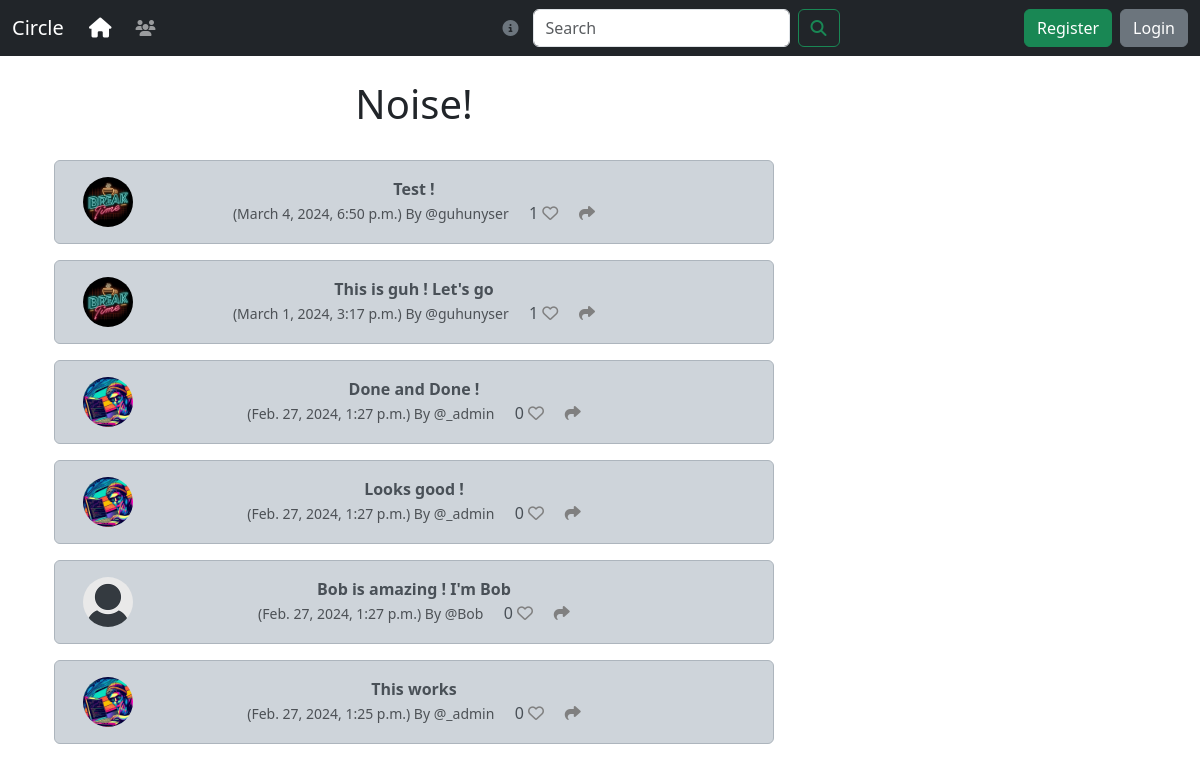
/, run on an earlier commit of the app's database.
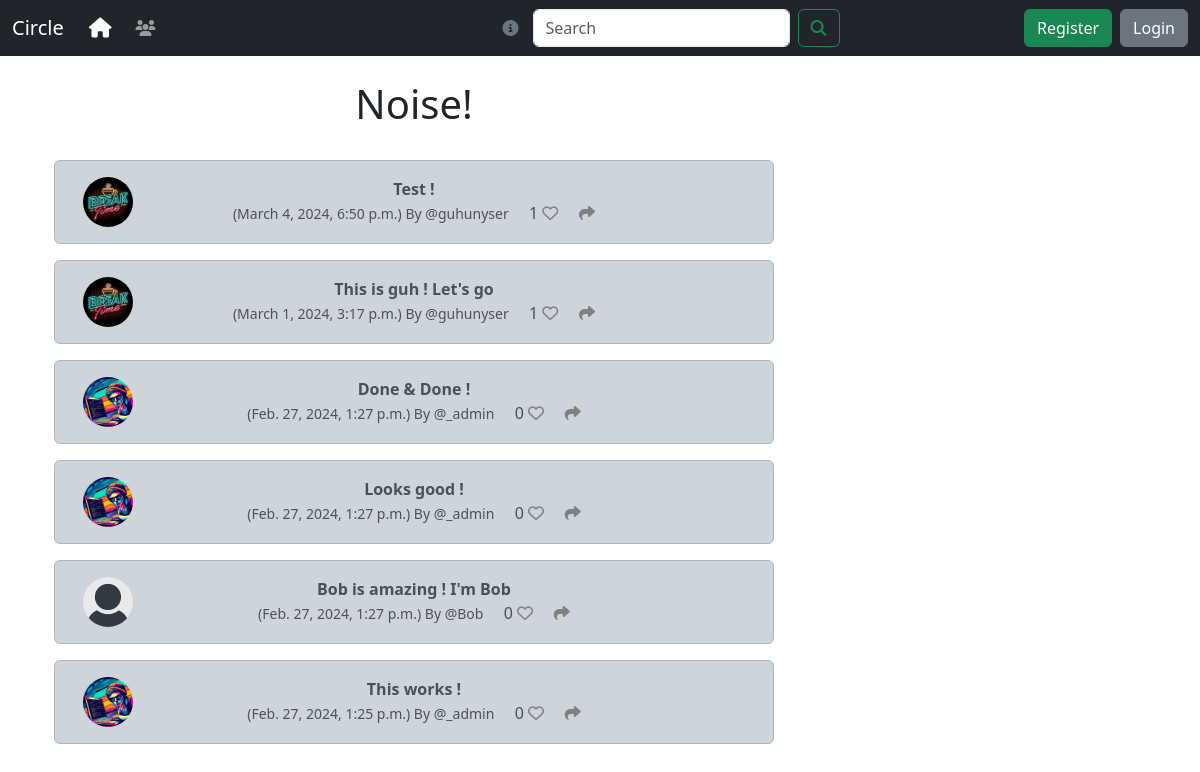
And on a later commit of the database.
### circle/models.py (models this page shows, shortened)
class Noise(models.Model):
    user = models.ForeignKey(
        User, related_name = "noises",
        on_delete = models.DO_NOTHING
    )
    body = models.CharField(max_length=200)
    created_at = models.DateTimeField(auto_now_add=True)
    likes = models.ManyToManyField(User, related_name="noise_like", blank=True)
    def number_of_likes(self):
        return self.likes.count()

class Profile(models.Model):
    user = models.OneToOneField( User, on_delete=models.CASCADE)
    follows = models.ManyToManyField("self",
        related_name="followed_by",
        symmetrical=False,
        blank=True)
    date_modified = models.DateTimeField(User, auto_now=True)
    profile_image = models.ImageField(null=True,blank=True, upload_to="images/")
    profile_bio = models.CharField(null=True, blank=True, max_length=500)
    hompage_link = models.CharField(null=True, blank=True, max_length=250)
    facebook_link = models.CharField(null=True, blank=True, max_length=250)
    instagram_link = models.CharField(null=True, blank=True, max_length=250)
    linkedin_link = models.CharField(null=True, blank=True, max_length=250)
    github_link =models.CharField(null=True, blank=True, max_length=250)

### circle/views.py (the view)
# urls.py: path('', views.home, name='home'),
def home(request):
    if request.user.is_authenticated:
        form = NoiseForm(request.POST or None)
        if request.method == "POST":
            if form.is_valid():
                noise = form.save(commit=False)
                noise.user = request.user
                noise.save()
                messages.success(request, ("You made some Noise!"))
                return redirect('home')
        noises = Noise.objects.all().order_by("-created_at")
        return render(request, 'home.html', {"noises":noises, "form":form})
    else:
        noises = Noise.objects.all().order_by("-created_at")
        return render(request, 'home.html', {"noises":noises})

### circle/templates/home.html (shortened to what this page needs)
{% extends 'base.html' %}
{% load static %}
{% block content %}
<div class="container text-center">
  <div class="row">
      <div class="col-8">
<h1>Noise!</h1>
<br/>
{% for noise in noises %}
<div class="alert alert-dark" role="alert">
  <div class="container">
    <div class="row">
      <div class="col-1">
        {%  if noise.user.profile.profile_image  %}
        <img src="{{ noise.user.profile.profile_image.url}}" width=50 height=50 class="rounded-circle" alt="{{ profile.user.username}}">
       {% else %}
       <img src="{% static 'images/default_profile_pic.png' %}" width=50 height=50 class="rounded-circle" alt="{{ profile.user.username}}">
       {% endif %}
      </div>
<div class="col-10">
    <strong>{{ noise.body }}</strong><br/>
    <small class="text-muted">
      ({{ noise.created_at}}) By @{{ noise.user.username}}
    </small>
    {{ noise.number_of_likes }}
    {%  if user in noise.likes.all %}
    <a href="{%  url 'noise_like' noise.id  %}"><i class="fa-solid fa-heart" style="color:rgb(245, 75, 75)"></i></a>
    {% else %}
    <a href="{%  url 'noise_like' noise.id  %}"><i class="fa fa-heart-o" style="color:grey"></i></a>
    {% endif %}
    <a href="{% url 'noise_show' noise.id %}"><i class="fa-solid fa-share" style="color:gray"></i></a>
  </div>
   <br/>
  </div>
  </div>
  </div>
{% endfor %}
</div>
<div class="col-4"><br/><br/><br/>
</div>
{% endblock %}

What changed in the data, as far as the page shows it:
changed Noise: body "Done and Done !" → "Done & Done !"
changed Noise: body "This works" → "This works !"
